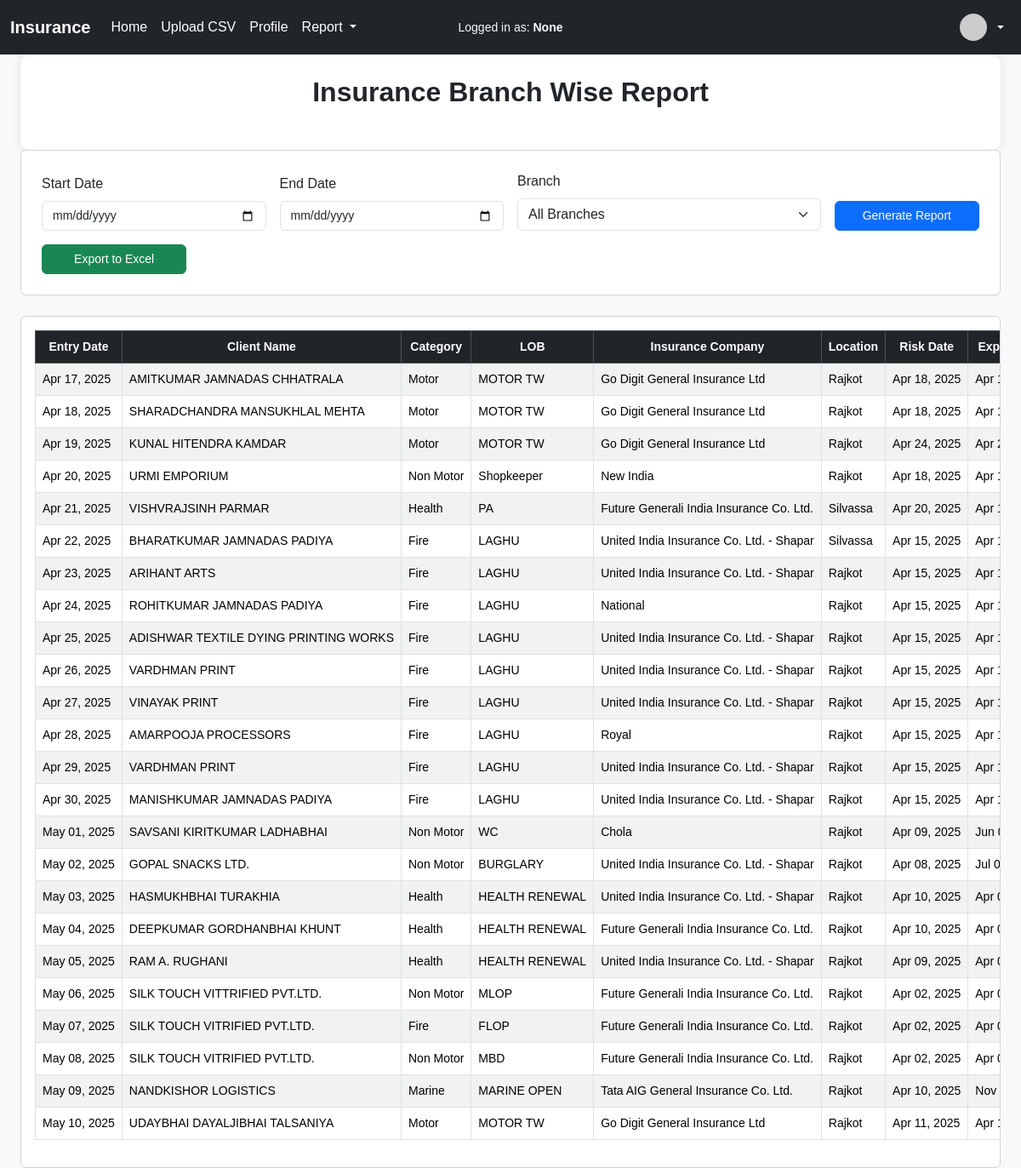
Screenshot of /branch_wise/ with the database file from the repository.
### myapp/models.py (models this page shows, shortened)
class Insurance(models.Model):
    uploaded_csv=models.ForeignKey(UploadedCSV, on_delete=models.CASCADE)
    entry_date = models.DateField(default=timezone.now,null=True, blank=True)
    client_name = models.CharField(max_length=255,null=True,blank=True)
    category = models.CharField(max_length=100, null=True, blank=True)
    lob_product = models.CharField("LOB (PRODUCT)", max_length=100, null=True, blank=True)
    insurance_company = models.CharField(max_length=100, null=True, blank=True)
    location = models.CharField(max_length=100, null=True, blank=True)
    risk_date = models.DateField(null=True, blank=True)
    expiry_date = models.DateField(null=True, blank=True)
    own_damage = models.CharField(max_length=50, null=True, blank=True)
    third_party = models.CharField(max_length=50, null=True, blank=True)
    terrorism_premium = models.DecimalField(max_digits=15, decimal_places=2, null=True, blank=True)
    total_premium = models.DecimalField(max_digits=15, decimal_places=2, null=True, blank=True)
    booking_code = models.CharField(max_length=100, null=True, blank=True)
    agent_name = models.CharField(max_length=255, null=True, blank=True)
    policy_number = models.CharField(max_length=100, null=True, blank=True)
    registered_number = models.CharField(max_length=100, null=True, blank=True)
    fuel_type = models.CharField(max_length=50, null=True, blank=True)
    vehicle_cc = models.IntegerField(null=True, blank=True)
    gvw = models.CharField(max_length=100, null=True, blank=True)
    idv_of_vehicle = models.DecimalField(max_digits=15, decimal_places=2, null=True, blank=True)
    manufacture_year = models.IntegerField(null=True, blank=True)
    ncb = models.CharField(max_length=50, null=True, blank=True)
    type_of_vehicle = models.CharField(max_length=100, null=True, blank=True)
    policy_type = models.CharField(max_length=100, null=True, blank=True)
    contact_number = models.CharField(max_length=20, null=True, blank=True)
    email_id = models.CharField(max_length=255,null=True, blank=True)
    reference = models.CharField(max_length=100, null=True, blank=True)
    payment_mode = models.CharField(max_length=50, null=True, blank=True)
    bank_name = models.CharField(max_length=100, null=True, blank=True)
    cheque_no = models.CharField(max_length=50, null=True, blank=True)
    od_brok_percent = models.DecimalField(max_digits=5, decimal_places=2, null=True, blank=True)
    tp_terr_brok_percent = models.DecimalField(max_digits=5, decimal_places=2, null=True, blank=True)
    total_grid = models.CharField(max_length=100, null=True, blank=True)
    od_brok_amt = models.DecimalField(max_digits=10, decimal_places=2, null=True, blank=True)
    tp_terr_brok_amt = models.DecimalField(max_digits=10, decimal_places=2, null=True, blank=True)
    agency_comm_percent = models.DecimalField(max_digits=5, decimal_places=2, null=True, blank=True)
    agency_comm_amt = models.DecimalField(max_digits=10, decimal_places=2, null=True, blank=True)
    deduction_percent = models.DecimalField(max_digits=5, decimal_places=2, null=True, blank=True)
    less_amt = models.DecimalField(max_digits=10, decimal_places=2, null=True, blank=True)
    payable = models.DecimalField(max_digits=10, decimal_places=2, null=True, blank=True)
    tibpl_share = models.DecimalField(max_digits=10, decimal_places=2, null=True, blank=True)
    receivable = models.DecimalField(max_digits=10, decimal_places=2, null=True, blank=True)
    paid = models.DecimalField(max_digits=10, decimal_places=2, null=True, blank=True)

### myapp/views.py (the view, shortened to what this page needs)
# urls.py: path('branch_wise/', views.branch_wise_report, name='branch_wise'),
def branch_wise_report(request):
    cuser=request.session.get('user')
    form = ReportFilterForm(request.GET or None)
    records = Insurance.objects.all()
    return render(request, 'branch_wise.html', {
        'records': records,
        'form': form,
        'cuser':cuser
    })

### myapp/forms.py
class ReportFilterForm(forms.Form):
    start_date = forms.DateField(required=False, widget=forms.DateInput(attrs={'type': 'date'}))
    end_date = forms.DateField(required=False, widget=forms.DateInput(attrs={'type': 'date'}))
    location = forms.ChoiceField(
        required=False,
        choices=[],
    )
    def __init__(self, *args, **kwargs):
        super().__init__(*args, **kwargs)
        locations = Insurance.objects.values_list('location', flat=True).distinct()
        cleaned_locations = sorted(set(loc.split('-')[0].strip() for loc in locations if loc))
        self.fields['location'].choices = [('', 'All Branches')] + [(loc, loc) for loc in cleaned_locations]

### myapp/templates/branch_wise.html (shortened to what this page needs)
{% load widget_tweaks %}
<!DOCTYPE html>
<html lang="en">
<head>
    <link href="https://cdn.jsdelivr.net/npm/bootstrap@5.3.3/dist/css/bootstrap.min.css" rel="stylesheet">
</head>
<body>
    {% include "includes/header.html" %}
    <li class="nav-item text-white me-3">
        <small class="text-light">Logged in as: <strong>{{ cuser }}</strong></small>
    </li>
    <div class="container-fluid px-4">
        <div class="report-container">
            <h2 class="mb-4 text-center">Insurance Branch Wise Report</h2>
        </div>
        <form method="get" class="card p-4 mb-4">
            <div class="row g-3 align-items-end">
                <div class="col-md-3">
                    <label for="start_date" class="form-label">Start Date</label>
                    <input type="date" class="form-control" id="start_date" name="start_date"
                        value="{{ request.GET.start_date }}">
                </div>
                <div class="col-md-3">
                    <label for="end_date" class="form-label">End Date</label>
                    <input type="date" class="form-control" id="end_date" name="end_date"
                        value="{{ request.GET.end_date }}">
                </div>
                <div class="col-md-4">
                    <label for="id_location" class="form-label">Branch</label>
                    {{ form.location|add_class:"form-select" }}
                </div>
                <div class="col-md-2 d-grid">
                    <button type="submit" class="btn btn-primary">Generate Report</button>
                </div>
                <div class="col-md-2 d-grid">
                    <a href="{% url 'export_policy_excel' %}?start_date={{ request.GET.start_date }}&end_date={{ request.GET.end_date }}&insurance_company={{ request.GET.insurance_company }}&location={{ request.GET.location }}"
                        class="btn btn-success w-100">Export to Excel</a>
                </div>
            </div>
        </form>
        {% if records %}
        <div class="table-responsive card p-3">
            <table class="table table-bordered table-striped">
                <thead class="table-dark text-center">
                    <tr>
                        <th>Entry Date</th>
                        <th>Client Name</th>
                        <th>Category</th>
                        <th>LOB</th>
                        <th>Insurance Company</th>
                        <th>Location</th>
                        <th>Risk Date</th>
                        <th>Expiry Date</th>
                    </tr>
                </thead>
                <tbody>
                    {% for record in records %}
                    <tr>
                        <td>{{ record.entry_date|date:"M d, Y" }}</td>
                        <td>{{ record.client_name }}</td>
                        <td>{{ record.category }}</td>
                        <td>{{ record.lob_product }}</td>
                        <td>{{ record.insurance_company }}</td>
                        <td>{{ record.location }}</td>
                        <td>{{ record.risk_date|date:"M d, Y" }}</td>
                        <td>{{ record.expiry_date|date:"M d, Y" }}</td>
                    </tr>
                    {% endfor %}
                </tbody>
            </table>
        </div>
        {% else %}
        <div class="text-center text-muted mt-4">
            <p>No data found for the selected filters.</p>
        </div>
        {% endif %}
    </div>
</body>
</html>

### myapp/templates/branch_wise.html (style rules this page uses)
body { background-color: #f8f9fa; font-family: Arial, sans-serif; }
.report-container { margin-top: 40px; background-color: #ffffff; border-radius: 12px; padding: 25px; box-shadow: 0 0 12px rgba(0, 0, 0, 0.1); }
.table th, .table td { vertical-align: middle; font-size: 14px; white-space: nowrap; }
.table-responsive { max-width: 100%; overflow-x: auto; }
h2 { font-weight: 600; }
.form-label { font-weight: 500; }
.form-control { font-size: 14px; }
.btn { font-size: 14px; }

### rows the page displays
Insurance: entry_date "Apr 17, 2025", client_name "AMITKUMAR JAMNADAS CHHATRALA", category "Motor", lob_product "MOTOR TW", insurance_company "Go Digit General Insurance Ltd", location "Rajkot", risk_date "Apr 18, 2025", expiry_date "Apr…"
Insurance: entry_date "Apr 18, 2025", client_name "SHARADCHANDRA MANSUKHLAL MEHTA", category "Motor", lob_product "MOTOR TW", insurance_company "Go Digit General Insurance Ltd", location "Rajkot", risk_date "Apr 18, 2025", expiry_date "Apr…"
Insurance: entry_date "Apr 19, 2025", client_name "KUNAL HITENDRA KAMDAR", category "Motor", lob_product "MOTOR TW", insurance_company "Go Digit General Insurance Ltd", location "Rajkot", risk_date "Apr 24, 2025", expiry_date "Apr…"
Insurance: entry_date "Apr 20, 2025", client_name "URMI EMPORIUM", category "Non Motor", lob_product "Shopkeeper", insurance_company "New India", location "Rajkot", risk_date "Apr 18, 2025", expiry_date "Apr…"
Insurance: entry_date "Apr 21, 2025", client_name "VISHVRAJSINH PARMAR", category "Health", lob_product "PA", insurance_company "Future Generali India Insurance Co. Ltd.", location "Silvassa", risk_date "Apr 20, 2025", expiry_date "Apr…"
Insurance: entry_date "Apr 22, 2025", client_name "BHARATKUMAR JAMNADAS PADIYA", category "Fire", lob_product "LAGHU", insurance_company "United India Insurance Co. Ltd. - Shapar", location "Silvassa", risk_date "Apr 15, 2025", expiry_date "Apr…"
Insurance: entry_date "Apr 23, 2025", client_name "ARIHANT ARTS", category "Fire", lob_product "LAGHU", insurance_company "United India Insurance Co. Ltd. - Shapar", location "Rajkot", risk_date "Apr 15, 2025", expiry_date "Apr…"
Insurance: entry_date "Apr 24, 2025", client_name "ROHITKUMAR JAMNADAS PADIYA", category "Fire", lob_product "LAGHU", insurance_company "National", location "Rajkot", risk_date "Apr 15, 2025", expiry_date "Apr…"
Insurance: entry_date "Apr 25, 2025", client_name "ADISHWAR TEXTILE DYING PRINTING WORKS", category "Fire", lob_product "LAGHU", insurance_company "United India Insurance Co. Ltd. - Shapar", location "Rajkot", risk_date "Apr 15, 2025", expiry_date "Apr…"
Insurance: entry_date "Apr 26, 2025", client_name "VARDHMAN PRINT", category "Fire", lob_product "LAGHU", insurance_company "United India Insurance Co. Ltd. - Shapar", location "Rajkot", risk_date "Apr 15, 2025", expiry_date "Apr…"
Insurance: entry_date "Apr 27, 2025", client_name "VINAYAK PRINT", category "Fire", lob_product "LAGHU", insurance_company "United India Insurance Co. Ltd. - Shapar", location "Rajkot", risk_date "Apr 15, 2025", expiry_date "Apr…"
Insurance: entry_date "Apr 28, 2025", client_name "AMARPOOJA PROCESSORS", category "Fire", lob_product "LAGHU", insurance_company "Royal", location "Rajkot", risk_date "Apr 15, 2025", expiry_date "Apr…"
Insurance: entry_date "Apr 29, 2025", client_name "VARDHMAN PRINT", category "Fire", lob_product "LAGHU", insurance_company "United India Insurance Co. Ltd. - Shapar", location "Rajkot", risk_date "Apr 15, 2025", expiry_date "Apr…"
Insurance: entry_date "Apr 30, 2025", client_name "MANISHKUMAR JAMNADAS PADIYA", category "Fire", lob_product "LAGHU", insurance_company "United India Insurance Co. Ltd. - Shapar", location "Rajkot", risk_date "Apr 15, 2025", expiry_date "Apr…"
Insurance: entry_date "May 01, 2025", client_name "SAVSANI KIRITKUMAR LADHABHAI", category "Non Motor", lob_product "WC", insurance_company "Chola", location "Rajkot", risk_date "Apr 09, 2025", expiry_date "Jun…"
Insurance: entry_date "May 02, 2025", client_name "GOPAL SNACKS LTD.", category "Non Motor", lob_product "BURGLARY", insurance_company "United India Insurance Co. Ltd. - Shapar", location "Rajkot", risk_date "Apr 08, 2025", expiry_date "Jul…"
Insurance: entry_date "May 03, 2025", client_name "HASMUKHBHAI TURAKHIA", category "Health", lob_product "HEALTH RENEWAL", insurance_company "United India Insurance Co. Ltd. - Shapar", location "Rajkot", risk_date "Apr 10, 2025", expiry_date "Apr…"
Insurance: entry_date "May 04, 2025", client_name "DEEPKUMAR GORDHANBHAI KHUNT", category "Health", lob_product "HEALTH RENEWAL", insurance_company "Future Generali India Insurance Co. Ltd.", location "Rajkot", risk_date "Apr 10, 2025", expiry_date "Apr…"
Insurance: entry_date "May 05, 2025", client_name "RAM A. RUGHANI", category "Health", lob_product "HEALTH RENEWAL", insurance_company "United India Insurance Co. Ltd. - Shapar", location "Rajkot", risk_date "Apr 09, 2025", expiry_date "Apr…"
Insurance: entry_date "May 06, 2025", client_name "SILK TOUCH VITTRIFIED PVT.LTD.", category "Non Motor", lob_product "MLOP", insurance_company "Future Generali India Insurance Co. Ltd.", location "Rajkot", risk_date "Apr 02, 2025", expiry_date "Apr…"
Insurance: entry_date "May 07, 2025", client_name "SILK TOUCH VITRIFIED PVT.LTD.", category "Fire", lob_product "FLOP", insurance_company "Future Generali India Insurance Co. Ltd.", location "Rajkot", risk_date "Apr 02, 2025", expiry_date "Apr…"
Insurance: entry_date "May 08, 2025", client_name "SILK TOUCH VITRIFIED PVT.LTD.", category "Non Motor", lob_product "MBD", insurance_company "Future Generali India Insurance Co. Ltd.", location "Rajkot", risk_date "Apr 02, 2025", expiry_date "Apr…"
Insurance: entry_date "May 09, 2025", client_name "NANDKISHOR LOGISTICS", category "Marine", lob_product "MARINE OPEN", insurance_company "Tata AIG General Insurance Co. Ltd.", location "Rajkot", risk_date "Apr 10, 2025", expiry_date "Nov…"
Insurance: entry_date "May 10, 2025", client_name "UDAYBHAI DAYALJIBHAI TALSANIYA", category "Motor", lob_product "MOTOR TW", insurance_company "Go Digit General Insurance Ltd", location "Rajkot", risk_date "Apr 11, 2025", expiry_date "Apr…"

### other values shown
{{ cuser }} "None"
